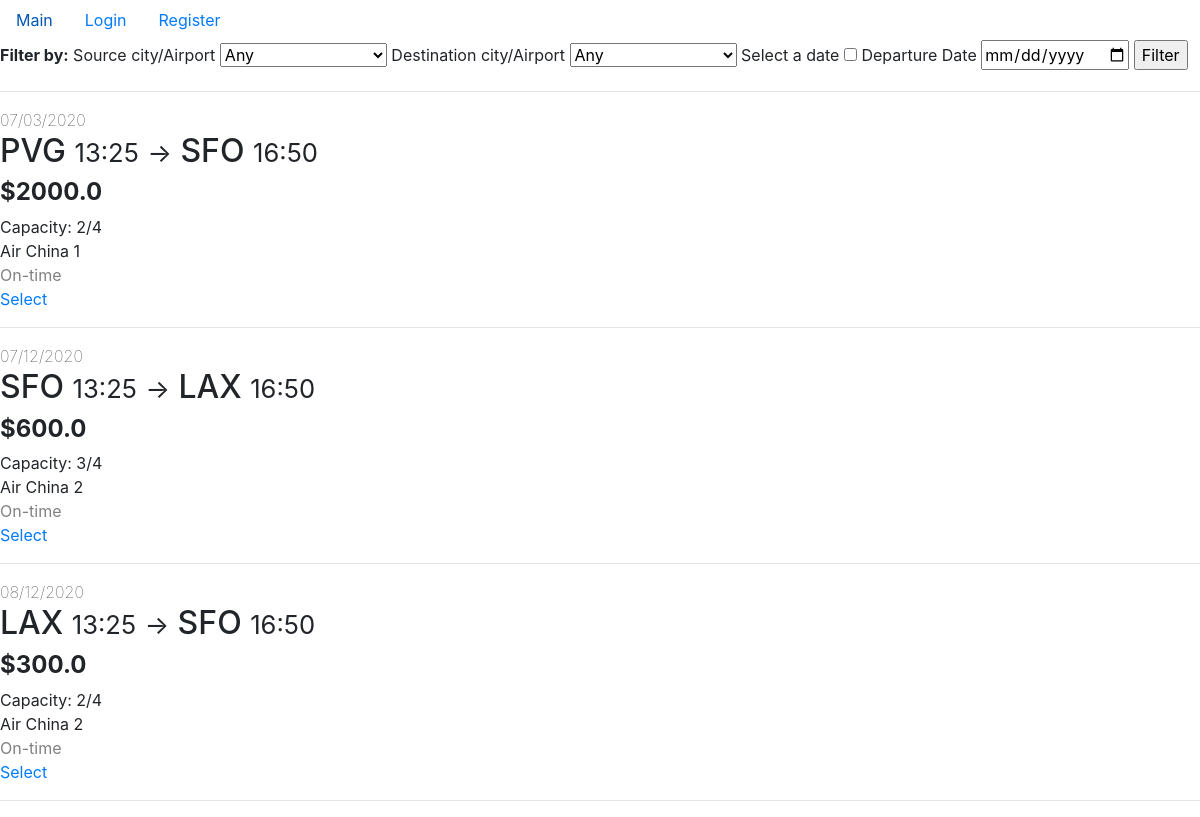
Before: / with the older database file.
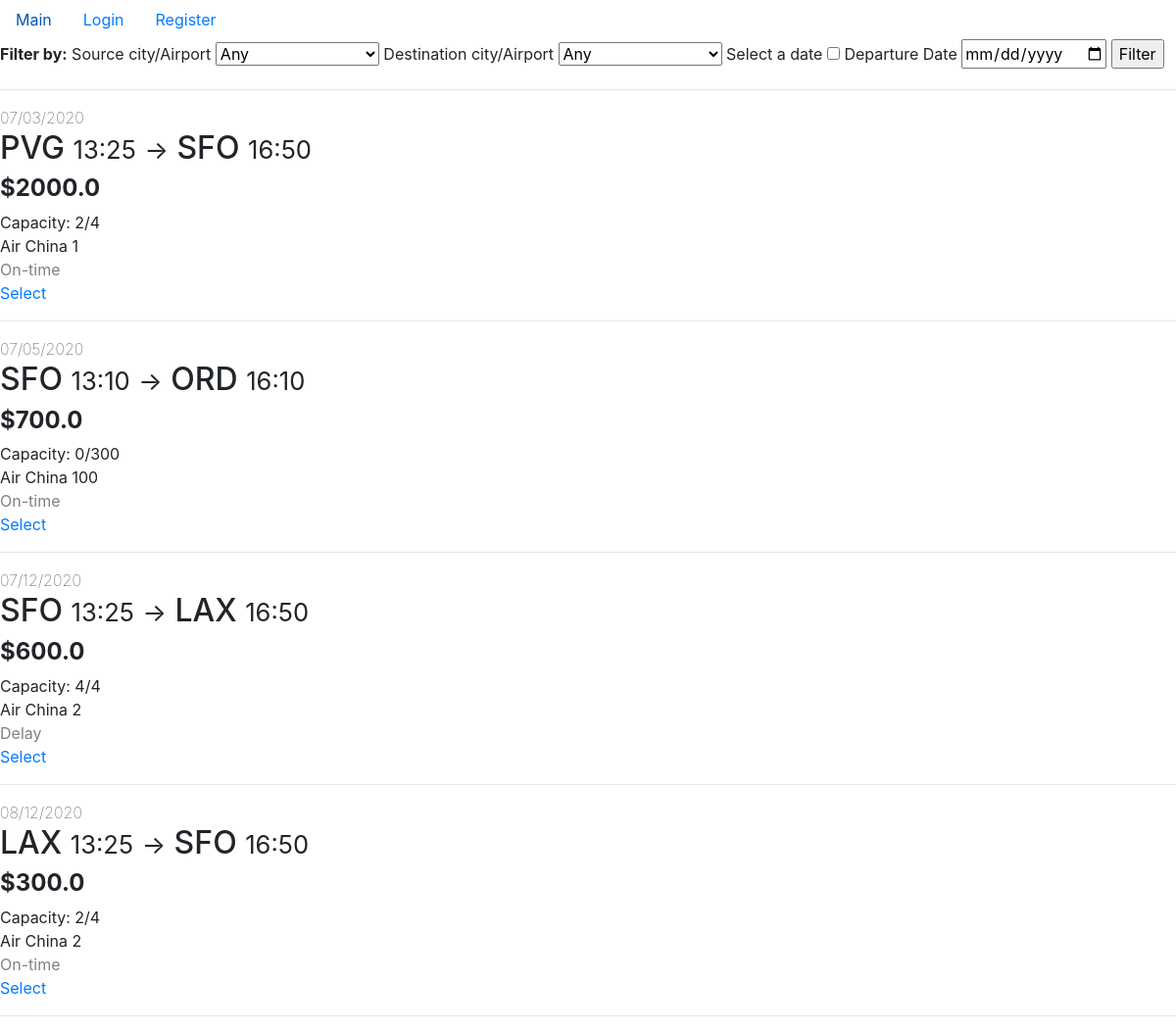
After: the same page with the newer database file.
### app/models.py (models this page shows)
class Flight(db.Model):
    flight_num = db.Column(db.String(5), primary_key=True)
    depart_datetime = db.Column(db.DateTime, primary_key=True)
    airline_name = db.Column(db.String(20),
                             db.ForeignKey("airplane.airline_name"),
                             primary_key=True)
    depart_airport = db.Column(db.String(20),
                               db.ForeignKey("airport.name"),
                               nullable=False)
    arrival_datetime = db.Column(db.DateTime, nullable=False)
    arrival_airport = db.Column(db.String(20),
                                db.ForeignKey("airport.name"),
                                nullable=False)
    base_price = db.Column(db.Integer, nullable=False)
    airplane_id = db.Column(db.String(5),
                            db.ForeignKey("airplane.id"),
                            nullable=False)
    status = db.Column(db.String(10), nullable=False)
    tickets = db.relationship("Ticket",
                              backref="flight",
                              lazy=True,
                              primaryjoin='''and_(Flight.flight_num==Ticket.flight_num,
                                            Flight.depart_datetime==Ticket.depart_datetime,
                                            Flight.airline_name==Ticket.airline_name)''')
    def get_num_tickets(self):
        return len(self.tickets)
    def get_current_price(self):
        if (self.get_num_tickets() / self.airplane.num_seat > 0.7):
            return round(self.base_price * 1.2, 2)
        else:
            return float(self.base_price)

class Airplane(db.Model):
    id = db.Column(db.String(5), primary_key=True)
    airline_name = db.Column(db.String(20),
                             db.ForeignKey("airline.name"),
                             primary_key=True)
    num_seat = db.Column(db.Integer, nullable=False)
    flights = db.relationship("Flight",
                              backref="airplane",
                              lazy=True,
                              primaryjoin='''and_(Airplane.id==Flight.airplane_id,
                                            Airplane.airline_name==Flight.airline_name)''')

### app/routes.py (the view)
@app.route("/", methods=["GET", "POST"])
def home():
    form = FilterForm()
    airports = Airport.query.order_by(Airport.city).all()
    choices = [("any", "Any")]\
              + [(airport.name, "%s/%s" % (airport.city, airport.name)) for airport in airports]
    form.source_city_airport.choices = choices
    form.dest_city_airport.choices = choices
    flights = Flight.query.filter(
        Flight.depart_datetime >= datetime.datetime.today()
    ).order_by(Flight.depart_datetime)
    flights = filter_form_processor(form, flights)
    return render_template("home.html",
                           flights=flights.all(),
                           form=form,
                           template_for_select="select_for_home.html")

### app/forms.py (shortened to what this page needs)
class FilterForm(FlaskForm):
    source_city_airport = SelectField("Source city/Airport",
                                      validators=[DataRequired()])
    dest_city_airport = SelectField("Destination city/Airport",
                                    validators=[DataRequired()])
    gonna_filter_date = BooleanField("Select a date")
    depart_date = DateField("Departure Date")
    submit = SubmitField("Filter")
    def same_airports(self):
        if (self.source_city_airport.data == self.dest_city_airport.data
            and self.source_city_airport.data != "any"
            and self.source_city_airport.data is not None):
            return True
        else:
            return False

### app/routes.py (called while the page is built, shortened)
def filter_form_processor(form, flights):
    if (form.same_airports()):
        form.source_city_airport.data = "any"
        form.dest_city_airport.data = "any"
        flash(f"Cannot have same source airport and destination airport.")
    if (form.gonna_filter_date.data and not form.is_future_depart_date()):
        form.depart_date.data = None
        flash(f"Departure date must at least be today.")
    return flights

### app/templates/home.html
{% extends "layout.html" %}
{% block content %}
    {% include "flight_filter.html" %}
    {% include "flight_list.html" %}
{% endblock content %}

### app/templates/flight_list.html (shortened to what this page needs)
{% for flight in flights %}
    <div>
        <span style="font-weight:lighter">{{ flight.depart_datetime.strftime("%m/%d/%Y") }}</span><br>
        <h2>
            {{ flight.depart_airport }}
            <small>{{ flight.depart_datetime.strftime("%H:%M") }}</small>
            <small>-></small>
            {{ flight.arrival_airport }}
            <small>{{ flight.arrival_datetime.strftime("%H:%M") }}</small>
        </h2>
        <h4 style="font-weight: bold;">
            ${{ flight.get_current_price() }}
        </h4>
        <span>Capacity: <span stype="font-weight:lighter">{{ flight.get_num_tickets() }}/{{ flight.airplane.num_seat }}</span></span><br>
        <span>{{ flight.airline_name }} {{ flight.airplane_id }}</span><br>
        <span style="color:gray">{{ flight.status }}</span><br>
        {% include template_for_select %}
    </div>
    <hr>
{% endfor %}

### app/templates/select_for_home.html
<a href="{{ url_for('return_trip_choosing',
                    depart_flight_num=flight.flight_num,
                    depart_datetime=flight.depart_datetime,
                    depart_airline_name=flight.airline_name) }}">
    Select
</a>

Changed rows visible on the page:
added Flight: depart_datetime "07/05/2020", depart_airport "SFO", depart_datetime "13:10", arrival_airport "ORD", arrival_datetime "16:10", get_current_price "700.0", get_num_tickets "0", airplane.num_seat "300", airline_name "Air China", airplane_id "100", status "On-time"
changed Flight: get_num_tickets "3" → "4"; status "On-time" → "Delay"
